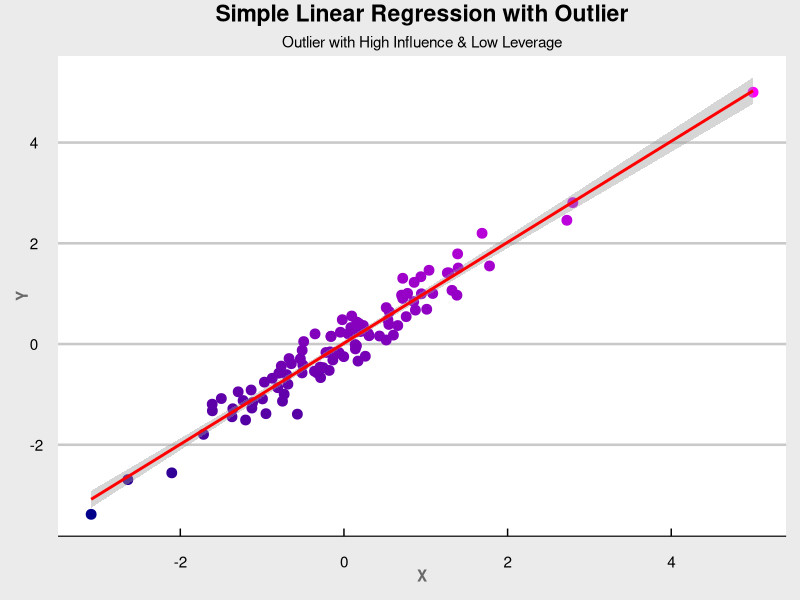

Write the R code that produced this figure.
# Packages ----------------------------------------------------------------

library(ggplot2)
library(dplyr)
library(ggthemes)

# Simulation --------------------------------------------------------------

n <- 100

df <- local(
        {
                x <- rnorm(n)
                y <- x + rnorm(n = n, sd = .3)
                x <- c(5, x); y <- c(5, y)
                
                data.frame(x, y)
        }
)

# Linear Regression -------------------------------------------------------

fit <-
        lm(data = df,
           formula = y ~ x)

sumfit <-
        summary(fit)


# Diagnostics -------------------------------------------------------------

# High Influence
round(dfbetas(fit), 3) |> 
        as.data.frame() |> 
        arrange(desc(x)) |> 
        head(5)

# Low Leverage
hatvalues(fit) |>
        sort(decreasing = T) |>
        head(5)

# Plot --------------------------------------------------------------------

plot <-
        ggplot(data = df, mapping = aes(x, y, col = y, size = )) +
        geom_point(size = 3) +
        geom_smooth(
                method = lm,
                formula = y ~ x,
                col = "red",
                size = 1,
                se = T
        ) +
        labs(
                title = "Simple Linear Regression with Outlier",
                subtitle = "Outlier with High Influence & Low Leverage",
                x = "X",
                y = "Y"
        ) +
        scale_color_gradient(low = "darkblue", high = "magenta") +
        theme_economist_white() +
        theme(
                plot.title = element_text(face = "bold", hjust = .5,
                                          vjust = 3),
                plot.subtitle = element_text(hjust = .5,
                                             vjust = 2),
                axis.title.x = element_text(face = "bold", hjust = .5,
                                            color = "dimgray"),
                axis.title.y = element_text(face = "bold", hjust = .5,
                                            color = "dimgray")
        ) + guides(col = "none")

plot
